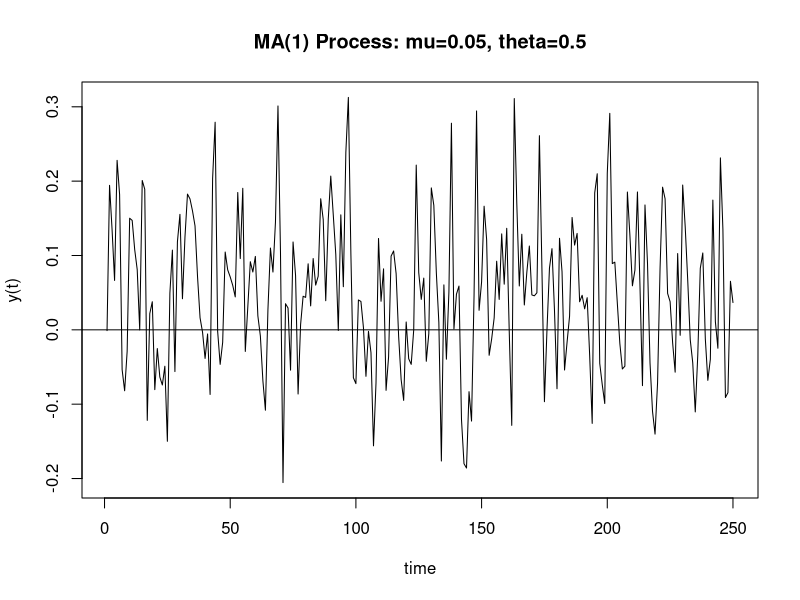
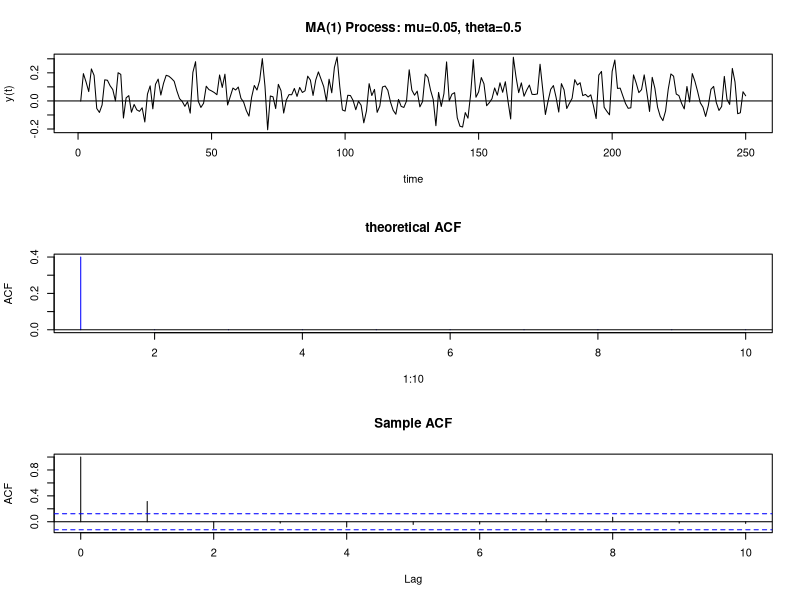
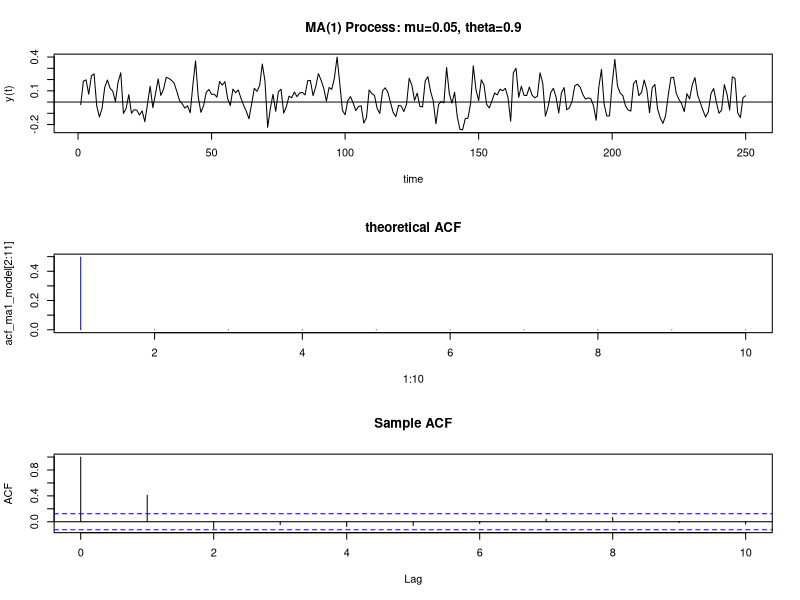
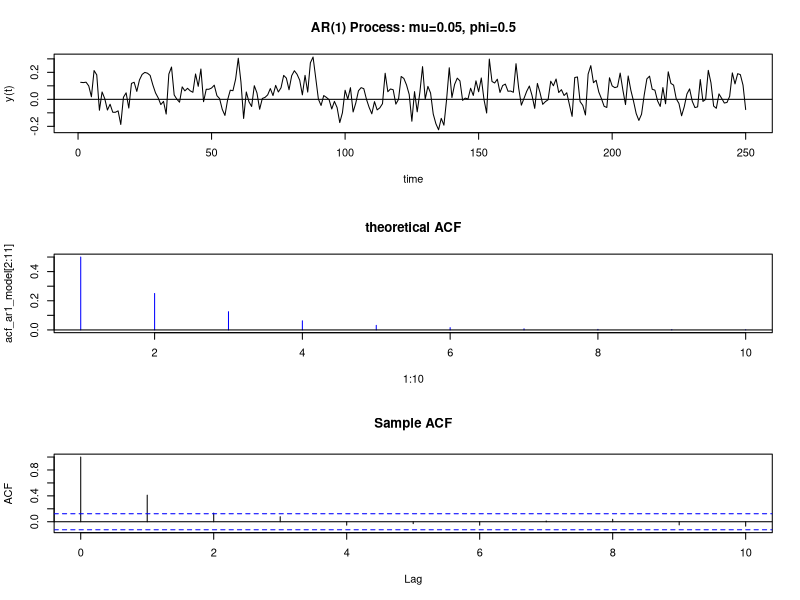

Source code (R) for these figures, in order:
set.seed(123);
# Simulate 250 observations from the described MA(1) model
ma1_sim <- 0.05 + arima.sim(model = list(ma=0.5), n = 250, mean = 0, sd = 0.1)

# A line plot of the simulated observations
plot(ma1_sim, main = "MA(1) Process: mu=0.05, theta=0.5", xlab = "time", ylab = "y(t)", type="l")
abline(h=0)

# Generate the theoretical ACF with upto lag 10
acf_ma1_model <- ARMAacf(ma = 0.5, lag.max = 10)
    
# Split plotting window in three rows
par(mfrow=c(3,1))

# First plot: The simulated observations
plot(ma1_sim, type="l",main="MA(1) Process: mu=0.05, theta=0.5",xlab="time",ylab="y(t)")
abline(h=0)

# Second plot: Theoretical ACF
plot(1:10, acf_ma1_model[2:11], type="h", col="blue",  ylab="ACF", main="theoretical ACF")
abline(h=0)
# Third plot: Sample ACF
# Assign to tmp the Sample ACF
tmp <- acf(ma1_sim, lag.max = 10, main = "Sample ACF")
    
# Reset graphical window to only one graph
par(mfrow=c(1,1))

set.seed(123);
# Simulate 250 observations from the described MA(1) model
ma1_sim <- arima.sim(model=list(ma=0.9), n=250, mean=0, sd=0.1) + 0.05;
# Generate the theoretical ACF with upto lag 10
acf_ma1_model <- ARMAacf(ma=0.9, lag.max=10)

# Split plotting window in three rows
par(mfrow=c(3,1))

# First plot: The simulated observations
plot(ma1_sim, type="l",main="MA(1) Process: mu=0.05, theta=0.9",xlab="time",ylab="y(t)")
abline(h=0)

# Second plot: Theoretical ACF
plot(1:10, acf_ma1_model[2:11], type="h", col="blue", main="theoretical ACF")

# Third plot: Sample ACF
tmp=acf(ma1_sim, lag.max=10, main="Sample ACF")

# Reset graphical window to only one graph
par(mfrow=c(1,1))


set.seed(123);
# Simulate 250 observations from the described AR(1) model
ar1_sim <- arima.sim(model=list(ar=0.5), n=250, mean=0, sd=0.1) + 0.05;
# Generate the theoretical ACF with ten lags
acf_ar1_model <- ARMAacf(ar=0.5, lag.max=10)

# Split plotting window in three rows
par(mfrow=c(3,1))

# Generate the same three graphs as in the previous exercise 
par(mfrow=c(3,1))

# First plot: The simulated observations
plot(ar1_sim, type="l", main="AR(1) Process: mu=0.05, phi=0.5",xlab="time",ylab="y(t)")
abline(h=0)

# Second plot: Theoretical AFC
plot(1:10, acf_ar1_model[2:11], type="h", col="blue", main="theoretical ACF")
abline(h=0)
# Third plot: Sample AFC
tmp <- acf(ar1_sim, lag.max=10, main="Sample ACF")

# Reset plotting window to default
par(mfrow=c(1,1))

